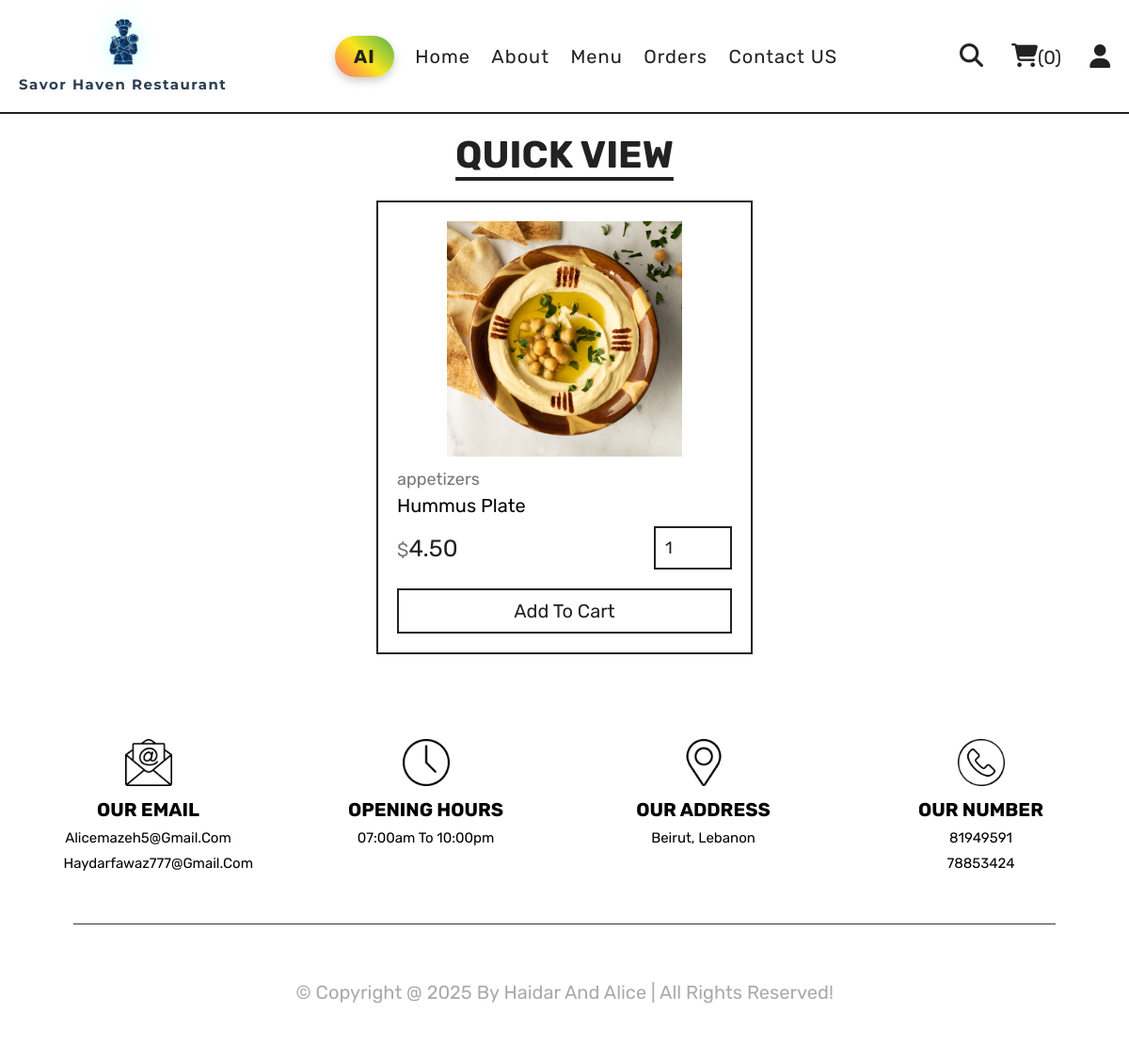
The page /quick_view.php?pid=1 on the database its author committed.
### tables this page shows
CREATE TABLE `products` (
  `id` int(100) NOT NULL,
  `name` varchar(100) NOT NULL,
  `category` varchar(100) NOT NULL,
  `price` decimal(10,2) NOT NULL,
  `image` varchar(100) NOT NULL,
  `ingredients` text NOT NULL,
  `tags` text NOT NULL,
  `meal_time` varchar(250) NOT NULL
);

### quick_view.php (the view, shortened to what this page needs)
<?php
include 'components/connect.php';
?>
<!DOCTYPE html>
<html lang="en">
<head>
   <link rel="stylesheet" href="https://cdnjs.cloudflare.com/ajax/libs/font-awesome/6.1.1/css/all.min.css">
   <link rel="stylesheet" href="css/style.css">
</head>
<body>
<?php include 'components/user_header.php'; ?>
<section class="quick-view">
   <h1 class="title">quick view</h1>
   <?php
      $pid = $_GET['pid'];
      $select_products = $conn->prepare("SELECT * FROM `products` WHERE id = ?");
      $select_products->execute([$pid]);
      if($select_products->rowCount() > 0){
         while($fetch_products = $select_products->fetch(PDO::FETCH_ASSOC)){
   ?>
   <form action="" method="post" class="box">
      <img src="uploaded_img/<?= $fetch_products['image']; ?>" alt="">
      <a href="category.php?category=<?= $fetch_products['category']; ?>" class="cat"><?= $fetch_products['category']; ?></a>
      <div class="name"><?= $fetch_products['name']; ?></div>
      <div class="flex">
         <div class="price"><span>$</span><?= $fetch_products['price']; ?></div>
         <input type="number" name="qty" class="qty" min="1" max="99" value="1" maxlength="2">
      </div>
      <button type="submit" name="add_to_cart" class="cart-btn">add to cart</button>
   </form>
   <?php
         }
      }else{
         echo '<p class="empty">no products added yet!</p>';
      }
   ?>
</section>
<?php include 'components/footer.php'; ?>
</body>
</html>

### css/style.css (style rules this page uses)
:root { --yellow:#fed330; --red:#e74c3c; --white:#fff; --black:#222; --light-color:#777; --border:.2rem solid var(--black); }
* { font-family: 'Rubik', sans-serif; margin:0; padding:0; box-sizing: border-box; outline: none; border: none; text-decoration: none; }
html { font-size: 62.5%; overflow-x: hidden; scroll-behavior: smooth; stop-opacity: 7rem; }
section { margin:0 auto; max-width: 1200px; padding:2rem; }
.title { text-align: center; margin-bottom: 2.5rem; font-size: 4rem; color:var(--black); text-transform: uppercase; text-decoration: underline; text-underline-offset: 1rem; }
.quick-view form { max-width: 40rem; padding:2rem; border:var(--border); position: relative; margin:0 auto; }
.quick-view form img { height: 25rem; width: 100%; object-fit: contain; margin-bottom: 1rem; }
.quick-view form .cat { font-size: 1.8rem; color:var(--light-color); }
.quick-view form .name { font-size: 2rem; margin:.5rem 0; }
.quick-view form .flex { display: flex; justify-content: space-between; align-items: center; gap:1.5rem; margin:1rem 0; }
.quick-view form .flex .price { font-size: 2.5rem; color:var(--black); }
.quick-view form .flex .price span { font-size: 2rem; color:var(--light-color); }
.quick-view form .flex .qty { border:var(--border); padding:1rem; font-size: 1.8rem; color:var(--black); }
.quick-view form .cart-btn { width: 100%; padding:1rem 3rem; text-align: center; border:var(--border); font-size: 2rem; color:var(--black); cursor: pointer; text-transform: capitalize; background: none; margin-top: 1rem; }

### rows shown on the page
products: category "appetizers", name "Hummus Plate", price "4.50"

### other values the page prints
$total_cart_items "0"
